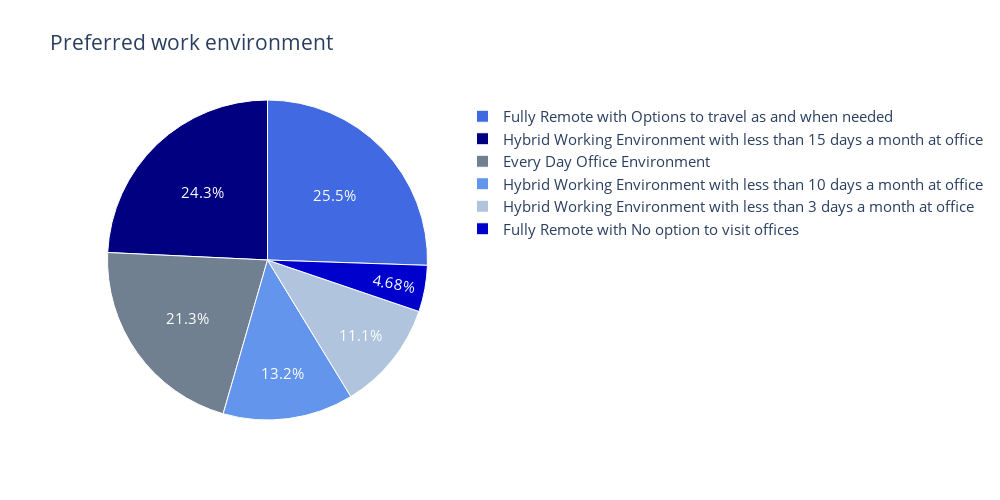

Write notebook code for a chart like this one.
### Code cell
fig = go.Figure(data = [go.Pie(labels =env.index, values = env.values)])
fig.update_traces(marker = dict(colors = ['royalblue', 'navy','slategrey', 'cornflowerblue','lightsteelblue','mediumblue'],line = dict(color = "white",width = 1)),textfont_color = 'white',textfont_size = 15)
fig.update_layout(height = 500, width = 1000, title='Preferred work environment',font= dict(size = 15))
fig.show()

### Figure 1 — Plotly figure (JSON) as saved in the notebook; plotly's stock layout.template omitted (floating-point values rounded to 4 significant figures)
{"data": [{"labels": ["Fully Remote with Options to travel as and when needed", "Hybrid Working Environment with less than 15 days a month at office", "Every Day Office Environment", "Hybrid Working Environment with less than 10 days a month at office", "Hybrid Working Environment with less than 3 days a month at office", "Fully Remote with No option to visit offices"], "marker": {"colors": ["royalblue", "navy", "slategrey", "cornflowerblue", "lightsteelblue", "mediumblue"], "line": {"color": "white", "width": 1}}, "textfont": {"color": "white", "size": 15}, "type": "pie", "values": [60, 57, 50, 31, 26, 11]}], "layout": {"font": {"size": 15}, "height": 500, "title": {"text": "Preferred work environment"}, "width": 1000}}
